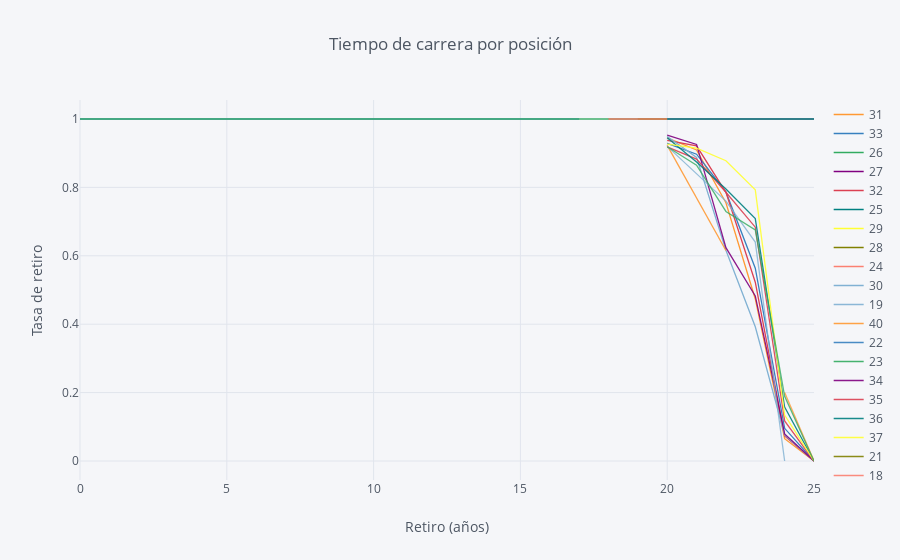

The notebook cell this image was saved under:
### Code cell
rates=survival(data, 'Age', 'Expire', 'Retirement')
rates.iplot(kind='line', xTitle='Retiro (años)', 
            yTitle='Tasa de retiro', title='Tiempo de carrera por posición')

### Figure 1 — Plotly figure (JSON) as saved in the notebook; plotly's stock layout.template omitted (floating-point values rounded to 4 significant figures)
{"data": [{"line": {"color": "rgba(255, 153, 51, 1.0)", "dash": "solid", "shape": "linear", "width": 1.3}, "mode": "lines", "name": "31", "text": "", "type": "scatter", "uid": "0e38ea09-5bc1-473e-a538-dff87ab2953c", "x": [0, 17, 18, 19, 20, 21, 22, 23, 24, 25], "y": [0.9816, "", "", "", 0.9448, 0.9095, 0.7553, 0.4738, 0.06506, 0]}, {"line": {"color": "rgba(55, 128, 191, 1.0)", "dash": "solid", "shape": "linear", "width": 1.3}, "mode": "lines", "name": "33", "text": "", "type": "scatter", "uid": "c7b7a842-78de-4f9b-94d3-ca930299132a", "x": [0, 17, 18, 19, 20, 21, 22, 23, 24, 25], "y": [0.9755, "", "", "", 0.9289, 0.8971, 0.7868, 0.5637, 0.09559, 0]}, {"line": {"color": "rgba(50, 171, 96, 1.0)", "dash": "solid", "shape": "linear", "width": 1.3}, "mode": "lines", "name": "26", "text": "", "type": "scatter", "uid": "95114460-d989-406d-85a1-8c5a0e3e5064", "x": [0, 17, 18, 19, 20, 21, 22, 23, 24, 25], "y": [1, "", "", 1, 1, 1, 1, 1, 1, 1]}, {"line": {"color": "rgba(128, 0, 128, 1.0)", "dash": "solid", "shape": "linear", "width": 1.3}, "mode": "lines", "name": "27", "text": "", "type": "scatter", "uid": "d3ea0f69-a94c-4be2-b0be-97fdaf9461bc", "x": [0, 17, 18, 19, 20, 21, 22, 23, 24, 25], "y": [1, "", "", "", 1, 1, 1, 1, 1, 1]}, {"line": {"color": "rgba(219, 64, 82, 1.0)", "dash": "solid", "shape": "linear", "width": 1.3}, "mode": "lines", "name": "32", "text": "", "type": "scatter", "uid": "b5c92671-7f86-499c-9c55-c9623df32049", "x": [0, 17, 18, 19, 20, 21, 22, 23, 24, 25], "y": [0.9826, "", "", "", 0.9373, 0.9216, 0.7857, 0.5226, 0.07317, 0]}, {"line": {"color": "rgba(0, 128, 128, 1.0)", "dash": "solid", "shape": "linear", "width": 1.3}, "mode": "lines", "name": "25", "text": "", "type": "scatter", "uid": "95cbde7f-5fc6-4ea7-8bcd-23a850aeed6d", "x": [0, 17, 18, 19, 20, 21, 22, 23, 24, 25], "y": [1, "", "", 1, 1, 1, 1, 1, 1, 1]}, {"line": {"color": "rgba(255, 255, 51, 1.0)", "dash": "solid", "shape": "linear", "width": 1.3}, "mode": "lines", "name": "29", "text": "", "type": "scatter", "uid": "932cbfe5-d460-4649-9753-64af5ce8e645", "x": [0, 17, 18, 19, 20, 21, 22, 23, 24, 25], "y": [1, "", "", "", 1, 1, 1, 1, 1, 1]}, {"line": {"color": "rgba(128, 128, 0, 1.0)", "dash": "solid", "shape": "linear", "width": 1.3}, "mode": "lines", "name": "28", "text": "", "type": "scatter", "uid": "278013e4-20a0-4327-84e3-aabbfcc7f433", "x": [0, 17, 18, 19, 20, 21, 22, 23, 24, 25], "y": [1, "", "", "", 1, 1, 1, 1, 1, 1]}, {"line": {"color": "rgba(251, 128, 114, 1.0)", "dash": "solid", "shape": "linear", "width": 1.3}, "mode": "lines", "name": "24", "text": "", "type": "scatter", "uid": "6d5c4709-0ca7-4343-86d4-7fae1781bf76", "x": [0, 17, 18, 19, 20, 21, 22, 23, 24, 25], "y": [1, "", 1, 1, 1, 1, 1, 1, 1, 1]}, {"line": {"color": "rgba(128, 177, 211, 1.0)", "dash": "solid", "shape": "linear", "width": 1.3}, "mode": "lines", "name": "30", "text": "", "type": "scatter", "uid": "905bc223-746b-418f-8fa7-f6612982a665", "x": [0, 17, 18, 19, 20, 21, 22, 23, 24, 25], "y": [0.9836, "", "", "", 0.9487, 0.8877, 0.6161, 0.3926, 0.07634, 0]}, {"line": {"color": "rgba(128, 177, 211, 0.8999999999999999)", "dash": "solid", "shape": "linear", "width": 1.3}, "mode": "lines", "name": "19", "text": "", "type": "scatter", "uid": "241293ee-2f5e-4845-8826-af0f5ead3ad9", "x": [0, 17, 18, 19, 20, 21, 22, 23, 24, 25], "y": [1, "", "", 1, 1, 1, 1, 1, 1, 1]}, {"line": {"color": "rgba(255, 153, 51, 0.8999999999999999)", "dash": "solid", "shape": "linear", "width": 1.3}, "mode": "lines", "name": "40", "text": "", "type": "scatter", "uid": "92305c74-8703-4ea9-98ba-e4813868e6d8", "x": [0, 17, 18, 19, 20, 21, 22, 23, 24, 25], "y": [1, "", "", "", 0.9231, 0.7692, 0.6154, "", 0, ""]}, {"line": {"color": "rgba(55, 128, 191, 0.8999999999999999)", "dash": "solid", "shape": "linear", "width": 1.3}, "mode": "lines", "name": "22", "text": "", "type": "scatter", "uid": "ace4951b-1bff-4ee0-926f-749fde7ebc70", "x": [0, 17, 18, 19, 20, 21, 22, 23, 24, 25], "y": [1, 1, "", 1, 1, 1, 1, 1, 1, 1]}, {"line": {"color": "rgba(50, 171, 96, 0.8999999999999999)", "dash": "solid", "shape": "linear", "width": 1.3}, "mode": "lines", "name": "23", "text": "", "type": "scatter", "uid": "989b1716-5f44-4e0b-925f-0e1e7356df58", "x": [0, 17, 18, 19, 20, 21, 22, 23, 24, 25], "y": [1, 1, 1, 1, 1, 1, 1, 1, 1, 1]}, {"line": {"color": "rgba(128, 0, 128, 0.8999999999999999)", "dash": "solid", "shape": "linear", "width": 1.3}, "mode": "lines", "name": "34", "text": "", "type": "scatter", "uid": "1d51a233-197d-43f3-a3d1-d1a4122b2d05", "x": [0, 17, 18, 19, 20, 21, 22, 23, 24, 25], "y": [0.9901, "", "", "", 0.953, 0.9257, 0.6238, 0.4827, 0.07921, 0]}, {"line": {"color": "rgba(219, 64, 82, 0.8999999999999999)", "dash": "solid", "shape": "linear", "width": 1.3}, "mode": "lines", "name": "35", "text": "", "type": "scatter", "uid": "49a341dc-d438-4daa-9453-2b43a917a6c7", "x": [0, 17, 18, 19, 20, 21, 22, 23, 24, 25], "y": [0.9745, "", "", "", 0.9184, 0.8827, 0.7857, 0.6837, 0.1173, 0]}, {"line": {"color": "rgba(0, 128, 128, 0.8999999999999999)", "dash": "solid", "shape": "linear", "width": 1.3}, "mode": "lines", "name": "36", "text": "", "type": "scatter", "uid": "69afd302-001c-4168-8c99-c3063a548e50", "x": [0, 17, 18, 19, 20, 21, 22, 23, 24, 25], "y": [1, "", "", "", 0.9449, 0.874, 0.7953, 0.7087, 0.1575, 0]}, {"line": {"color": "rgba(255, 255, 51, 0.8999999999999999)", "dash": "solid", "shape": "linear", "width": 1.3}, "mode": "lines", "name": "37", "text": "", "type": "scatter", "uid": "ce45fc2e-2c85-4685-b102-ecccfceb952e", "x": [0, 17, 18, 19, 20, 21, 22, 23, 24, 25], "y": [0.9756, "", "", "", 0.9268, 0.9146, 0.878, 0.7927, 0.1341, 0]}, {"line": {"color": "rgba(128, 128, 0, 0.8999999999999999)", "dash": "solid", "shape": "linear", "width": 1.3}, "mode": "lines", "name": "21", "text": "", "type": "scatter", "uid": "5214676b-d013-4c90-8758-d8ea2d431b4d", "x": [0, 17, 18, 19, 20, 21, 22, 23, 24, 25], "y": [1, "", "", 1, 1, 1, 1, 1, 1, 1]}, {"line": {"color": "rgba(251, 128, 114, 0.8999999999999999)", "dash": "solid", "shape": "linear", "width": 1.3}, "mode": "lines", "name": "18", "text": "", "type": "scatter", "uid": "f1f796e7-58c1-401f-b69b-743d9b1e293f", "x": [0, 17, 18, 19, 20, 21, 22, 23, 24, 25], "y": [1, "", 1, 1, 1, 1, 1, 1, 1, 1]}, {"line": {"color": "rgba(251, 128, 114, 0.7999999999999998)", "dash": "solid", "shape": "linear", "width": 1.3}, "mode": "lines", "name": "20", "text": "", "type": "scatter", "uid": "e9216fb7-e567-417c-a51a-c3fee1f1efa0", "x": [0, 17, 18, 19, 20, 21, 22, 23, 24, 25], "y": [1, "", "", "", 1, 1, 1, 1, 1, 1]}, {"line": {"color": "rgba(128, 177, 211, 0.7999999999999998)", "dash": "solid", "shape": "linear", "width": 1.3}, "mode": "lines", "name": "39", "text": "", "type": "scatter", "uid": "59c2fa61-72c6-4466-a99e-30e8ec81612f", "x": [0, 17, 18, 19, 20, 21, 22, 23, 24, 25], "y": [1, "", "", "", 0.92, 0.84, 0.76, 0.64, 0, ""]}, {"line": {"color": "rgba(255, 153, 51, 0.7999999999999998)", "dash": "solid", "shape": "linear", "width": 1.3}, "mode": "lines", "name": "41", "text": "", "type": "scatter", "uid": "7c8211d9-1ac5-432e-ada8-f0181287694a", "x": [0, 17, 18, 19, 20, 21, 22, 23, 24, 25], "y": [0.8, "", "", "", "", "", "", "", 0.2, 0]}, {"line": {"color": "rgba(55, 128, 191, 0.7999999999999998)", "dash": "solid", "shape": "linear", "width": 1.3}, "mode": "lines", "name": "17", "text": "", "type": "scatter", "uid": "7f7dc624-7307-459a-9239-2a67a12131c3", "x": [0, 17, 18, 19, 20, 21, 22, 23, 24, 25], "y": [1, "", 1, "", 1, 1, 1, 1, 1, 1]}, {"line": {"color": "rgba(50, 171, 96, 0.7999999999999998)", "dash": "solid", "shape": "linear", "width": 1.3}, "mode": "lines", "name": "38", "text": "", "type": "scatter", "uid": "2e859424-bd07-48e4-a9d1-e5c3dd01b0e4", "x": [0, 17, 18, 19, 20, 21, 22, 23, 24, 25], "y": [0.973, "", "", "", 0.9189, 0.8649, 0.7297, 0.6757, 0.1892, 0]}, {"line": {"color": "rgba(128, 0, 128, 0.7999999999999998)", "dash": "solid", "shape": "linear", "width": 1.3}, "mode": "lines", "name": "45", "text": "", "type": "scatter", "uid": "2a515ac7-9ed6-4d36-94de-784f1d671adb", "x": [0, 17, 18, 19, 20, 21, 22, 23, 24, 25], "y": [1, "", "", "", "", "", 0, "", "", ""]}, {"line": {"color": "rgba(219, 64, 82, 0.7999999999999998)", "dash": "solid", "shape": "linear", "width": 1.3}, "mode": "lines", "name": "42", "text": "", "type": "scatter", "uid": "d04b406a-0bd3-44c0-929d-8201ad6ff6ff", "x": [0, 17, 18, 19, 20, 21, 22, 23, 24, 25], "y": [1, "", "", "", "", "", 0, "", "", ""]}, {"line": {"color": "rgba(0, 128, 128, 0.7999999999999998)", "dash": "solid", "shape": "linear", "width": 1.3}, "mode": "lines", "name": "16", "text": "", "type": "scatter", "uid": "52acd7b0-55c0-4bcb-b9bf-34f6238b832c", "x": [0, 17, 18, 19, 20, 21, 22, 23, 24, 25], "y": [1, "", "", "", 1, 1, 1, 1, 1, 1]}, {"line": {"color": "rgba(255, 255, 51, 0.7999999999999998)", "dash": "solid", "shape": "linear", "width": 1.3}, "mode": "lines", "name": "44", "text": "", "type": "scatter", "uid": "2f59b2d4-23e4-4c82-acaf-75edcec6d667", "x": [0, 17, 18, 19, 20, 21, 22, 23, 24, 25], "y": [1, "", "", "", 0.5, "", "", "", 0, ""]}], "layout": {"legend": {"bgcolor": "#F5F6F9", "font": {"color": "#4D5663"}}, "paper_bgcolor": "#F5F6F9", "plot_bgcolor": "#F5F6F9", "title": {"font": {"color": "#4D5663"}, "text": "Tiempo de carrera por posición"}, "xaxis": {"gridcolor": "#E1E5ED", "showgrid": true, "tickfont": {"color": "#4D5663"}, "title": {"font": {"color": "#4D5663"}, "text": "Retiro (años)"}, "zerolinecolor": "#E1E5ED"}, "yaxis": {"gridcolor": "#E1E5ED", "showgrid": true, "tickfont": {"color": "#4D5663"}, "title": {"font": {"color": "#4D5663"}, "text": "Tasa de retiro"}, "zerolinecolor": "#E1E5ED"}}}
